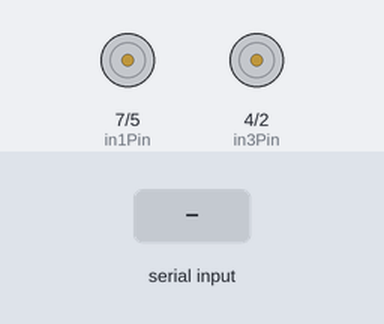
The sketch below on a simulated Arduino Uno, built with avr-gcc and run on an emulated ATmega328P. Parts: motor-driver pin pairs drawn as motors (green arrow = first pin HIGH = forward, orange = second pin HIGH = backward, longer = more drive, scaled by the enable pin). The inputs (shaded band) are chosen by the test bench. What the sketch prints to the serial monitor is not drawn.

Above: at 1.2 s.
1.3 s: "Forward\n" received over Serial
At 2.5 s:
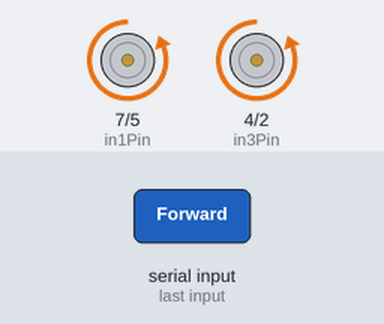
2.8 s: "Backward\n" received over Serial
At 3.9 s:
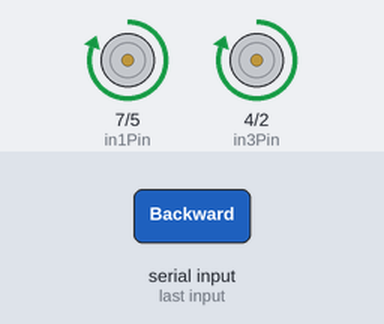
4.3 s: "Right\n" received over Serial
At 4.9 s:
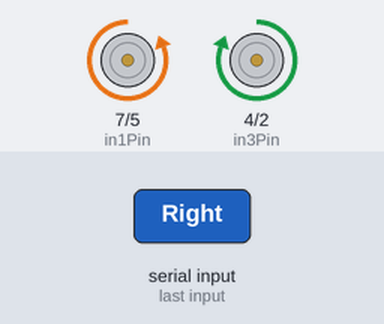
5.8 s: "Left\n" received over Serial
At 7.0 s:
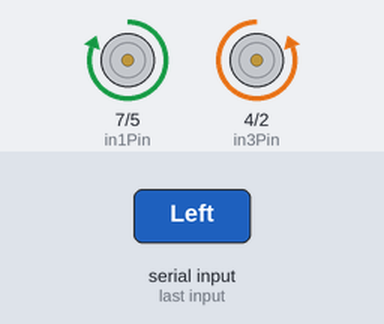
7.3 s: "Stop\n" received over Serial
At 8.3 s:
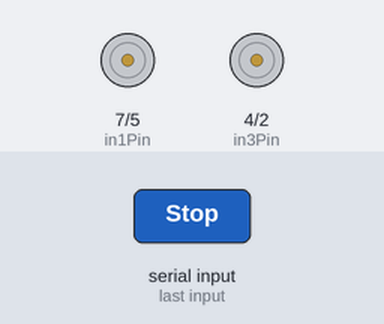
Timing chart, 0 to 9.8 s (numbered marks = the images above; inputs shaded):
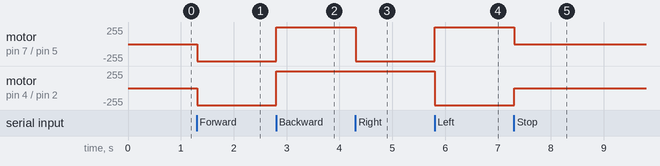

The sketch:

funcionbotones.ino
```cpp
String command;
const int enAPin = 6; // Left motor PWM speed control
const int in1Pin = 7; // Left motor Direction ATZEA
const int in2Pin = 5; // Left motor Direction AURREA
const int in3Pin = 4; // Right motor Direction 1
const int in4Pin = 2; // Right motor Direction 2
const int enBPin = 3; // Right motor PWM speed control

void setup() {
  // put your setup code here, to run once:
  Serial.begin(9600);
  pinMode(in1Pin, OUTPUT);
  pinMode(in2Pin, OUTPUT);
  pinMode(enAPin, OUTPUT);
  pinMode(in3Pin, OUTPUT);
  pinMode(in4Pin, OUTPUT);
  pinMode(enBPin, OUTPUT);
}

void loop() {
  // put your main code here, to run repeatedly:


  if (Serial.available()){
    command = Serial.readStringUntil('\n'); //read until ‘\n’
    command.trim();

    if(command.equals("Forward")){
      digitalWrite(enAPin, HIGH);
      digitalWrite(in1Pin, LOW);
      digitalWrite(in2Pin, HIGH);
      digitalWrite(enBPin, HIGH);
      digitalWrite(in3Pin, LOW);
      digitalWrite(in4Pin, HIGH);
      Serial.print("Going forward...");
    }
    else if(command.equals("Backward")){
      digitalWrite(enAPin, HIGH);
      digitalWrite(in1Pin, HIGH);
      digitalWrite(in2Pin, LOW);
      digitalWrite(enBPin, HIGH);
      digitalWrite(in3Pin, HIGH);
      digitalWrite(in4Pin, LOW);
      Serial.print("Going backward...");
    }
    else if(command.equals("Right")){
      digitalWrite(enAPin, HIGH);
      digitalWrite(in1Pin, LOW);
      digitalWrite(in2Pin, HIGH);
      digitalWrite(enBPin, HIGH);
      digitalWrite(in3Pin, HIGH);
      digitalWrite(in4Pin, LOW);
      Serial.print("Going right...");
    }
    else if(command.equals("Left")){
      digitalWrite(enAPin, HIGH);
      digitalWrite(in1Pin, HIGH);
      digitalWrite(in2Pin, LOW);
      digitalWrite(enBPin, HIGH);
      digitalWrite(in3Pin, LOW);
      digitalWrite(in4Pin, HIGH);
      Serial.print("Going left...");
    }
    else if(command.equals("Stop")){
     digitalWrite(enAPin, LOW);
     digitalWrite(enBPin, LOW);
     Serial.print("Stop!");
  }
  delay(100);
}


}
```

Measured:
- after the input at 1.3 s, motor on pin 7 (in1Pin) / pin 5 (in2Pin), motor on pin 4 (in3Pin) / pin 2 (in4Pin): stopped → backward 255/255 at once
- after the input at 2.8 s, motor on pin 7 (in1Pin) / pin 5 (in2Pin), motor on pin 4 (in3Pin) / pin 2 (in4Pin): backward 255/255 → forward 255/255 at once
- after the input at 4.3 s, motor on pin 7 (in1Pin) / pin 5 (in2Pin): forward 255/255 → backward 255/255 at once
- after the input at 5.8 s, motor on pin 7 (in1Pin) / pin 5 (in2Pin): backward 255/255 → forward 255/255 at once; motor on pin 4 (in3Pin) / pin 2 (in4Pin): forward 255/255 → backward 255/255 at once
- after the input at 7.3 s, motor on pin 7 (in1Pin) / pin 5 (in2Pin): forward 255/255 → stopped at once; motor on pin 4 (in3Pin) / pin 2 (in4Pin): backward 255/255 → stopped at once
